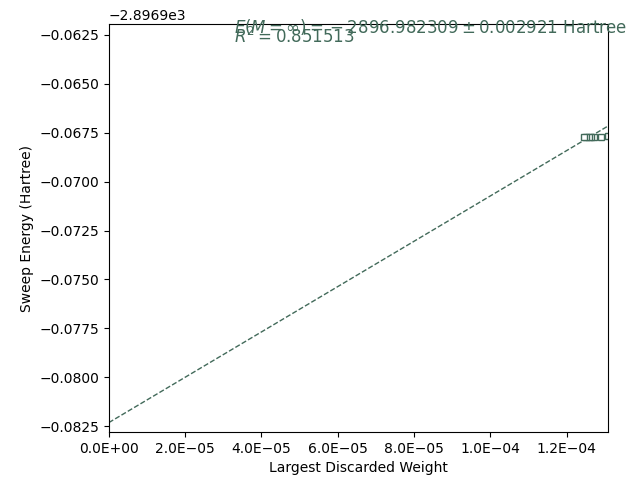

This figure's Python source:
from pyscf import gto, scf
import numpy as np
from pyblock2._pyscf.ao2mo import integrals as itg
from pyblock2.driver.core import DMRGDriver, SymmetryTypes
import numpy as np

ncas=36
n_elec=34#fockspace= [(6, 3), (3, 6), (4, 4), (4, 4)]
spin=0

orb_sym=[0, 0, 0, 0, 0, 0, 0, 0, 0, 0, 0, 0, 0, 0,0,0,0 ,0, 0, 0, 0, 0, 0, 0, 0, 0,0,0,0,0,0,0,0,0,0,0]
h1e=np.load("ints_h1_36.npy")
g2e=np.load("ints_h2_36.npy")
ecore=np.load("ints_h0_36.npy")
print("NCAS = %d NCASELEC = %d" % (ncas, n_elec))
driver = DMRGDriver(scratch="./tmp", symm_type=SymmetryTypes.SU2,
                    stack_mem=4 << 30, n_threads=32)
# idx = driver.orbital_reordering(np.abs(h1e), np.abs(g2e)) #this does not change the energy much
# print('reordering = ', idx)
# h1e = h1e[idx][:, idx]
# g2e = g2e[idx][:, idx][:, :, idx][:, :, :, idx]
driver.initialize_system(n_sites=ncas, n_elec=n_elec, spin=spin, orb_sym=orb_sym)
mpo = driver.get_qc_mpo(h1e=h1e, g2e=g2e, ecore=ecore, iprint=0)
ket = driver.get_random_mps(tag="KET", bond_dim=250, nroots=1)
bond_dims = [250] * 16 + [500] * 16 + [750] * 16 + [1000] * 16
noises = [1e-4] * 8 + [1e-5] * 18 + [0]
thrds = [5e-8] * 2

energies = driver.dmrg(mpo, ket, n_sweeps=160, bond_dims=bond_dims, noises=noises,
    thrds=thrds, iprint=1, twosite_to_onesite=84)
print('State-averaged MPS Variational energies = ',energies)

bond_dims = [900] *42 + [750] *42 + [600] *42
noises = [0] * 72
thrds = [5e-8] * 2

ket_orig = driver.copy_mps(ket, tag='KET-ORIG')
ket = driver.adjust_mps(ket, dot=2)[0]
energies = driver.dmrg(mpo, ket, n_sweeps=126, bond_dims=bond_dims, noises=noises,
                     tol=0, thrds=thrds, iprint=1,twosite_to_onesite=124)
import scipy.stats

ds, dws, eners = driver.get_dmrg_results()
print(eners)
print('BOND DIMS         = ', ds[3::4])
print('Discarded Weights = ', dws[3::4])
print('Energies          = ', eners[3::4, 0])
reg = scipy.stats.linregress(dws[3::4], eners[3::4, 0])
emin, emax = min(eners[3::4, 0]), max(eners[3::4, 0])
print('DMRG energy (extrapolated) = %20.15f +/- %15.10f' %
            (reg.intercept, abs(reg.intercept - emin) / 5))
import matplotlib.pyplot as plt
from matplotlib import ticker
de = emax - emin
x_reg = np.array([0, dws[-1] + dws[3]])
ax = plt.gca()
ax.xaxis.set_major_formatter(ticker.StrMethodFormatter("{x:.1E}"))
plt.plot(x_reg, reg.intercept + reg.slope * x_reg, '--', linewidth=1, color='#426A5A')
plt.plot(dws[3::4], eners[3::4, 0], ' ', marker='s', mfc='white', mec='#426A5A', color='#426A5A', markersize=5)
plt.text(dws[3] * 0.25, emax + de * 0.1, "$E(M=\\infty) = %.6f \\pm %.6f \\mathrm{\\ Hartree}$" %
    (reg.intercept, abs(reg.intercept - emin) / 5), color='#426A5A', fontsize=12)
plt.text(dws[3] * 0.25, emax - de * 0.0, "$R^2 = %.6f$" % (reg.rvalue ** 2),
    color='#426A5A', fontsize=12)
plt.xlim((0, dws[-1] + dws[3]))
plt.ylim((reg.intercept - de * 0.1, emax + de * 0.2))
plt.xlabel("Largest Discarded Weight")
plt.ylabel("Sweep Energy (Hartree)")
plt.subplots_adjust(left=0.17, bottom=0.1, right=0.95, top=0.95)
plt.savefig('lowspin_new.png')
